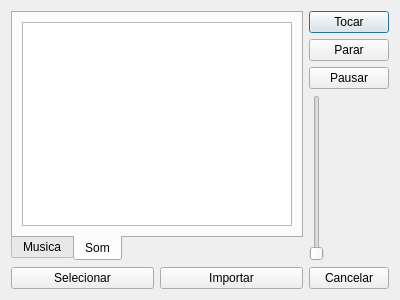
<?xml version="1.0" encoding="UTF-8"?>
<ui version="4.0">
 <class>SoundPickerDialog</class>
 <widget class="QDialog" name="SoundPickerDialog">
  <property name="geometry">
   <rect>
    <x>0</x>
    <y>0</y>
    <width>400</width>
    <height>300</height>
   </rect>
  </property>
  <property name="windowTitle">
   <string>Dialog</string>
  </property>
  <layout class="QGridLayout" name="gridLayout_2">
   <item row="0" column="0" rowspan="4" colspan="2">
    <widget class="QTabWidget" name="tabWidget">
     <property name="tabPosition">
      <enum>QTabWidget::South</enum>
     </property>
     <property name="currentIndex">
      <number>1</number>
     </property>
     <property name="elideMode">
      <enum>Qt::ElideNone</enum>
     </property>
     <widget class="QWidget" name="tab_music">
      <attribute name="title">
       <string>Musica</string>
      </attribute>
      <layout class="QGridLayout" name="gridLayout">
       <item row="0" column="0">
        <widget class="QListWidget" name="listWidgetMusic"/>
       </item>
      </layout>
     </widget>
     <widget class="QWidget" name="tab_sound">
      <attribute name="title">
       <string>Som</string>
      </attribute>
      <layout class="QGridLayout" name="gridLayout_3">
       <item row="0" column="0">
        <widget class="QListWidget" name="listWidgetSound"/>
       </item>
      </layout>
     </widget>
    </widget>
   </item>
   <item row="0" column="2">
    <widget class="QPushButton" name="pushButton">
     <property name="text">
      <string>Tocar</string>
     </property>
    </widget>
   </item>
   <item row="1" column="2">
    <widget class="QPushButton" name="pushButton_3">
     <property name="text">
      <string>Parar</string>
     </property>
    </widget>
   </item>
   <item row="2" column="2">
    <widget class="QPushButton" name="pushButton_2">
     <property name="text">
      <string>Pausar</string>
     </property>
    </widget>
   </item>
   <item row="3" column="2">
    <widget class="QSlider" name="verticalSlider">
     <property name="orientation">
      <enum>Qt::Vertical</enum>
     </property>
    </widget>
   </item>
   <item row="4" column="0">
    <widget class="QPushButton" name="pushButton_4">
     <property name="text">
      <string>Selecionar</string>
     </property>
    </widget>
   </item>
   <item row="4" column="1">
    <widget class="QPushButton" name="pushButton_5">
     <property name="text">
      <string>Importar</string>
     </property>
    </widget>
   </item>
   <item row="4" column="2">
    <widget class="QPushButton" name="pushButton_6">
     <property name="text">
      <string>Cancelar</string>
     </property>
    </widget>
   </item>
  </layout>
 </widget>
 <resources/>
 <connections/>
</ui>
